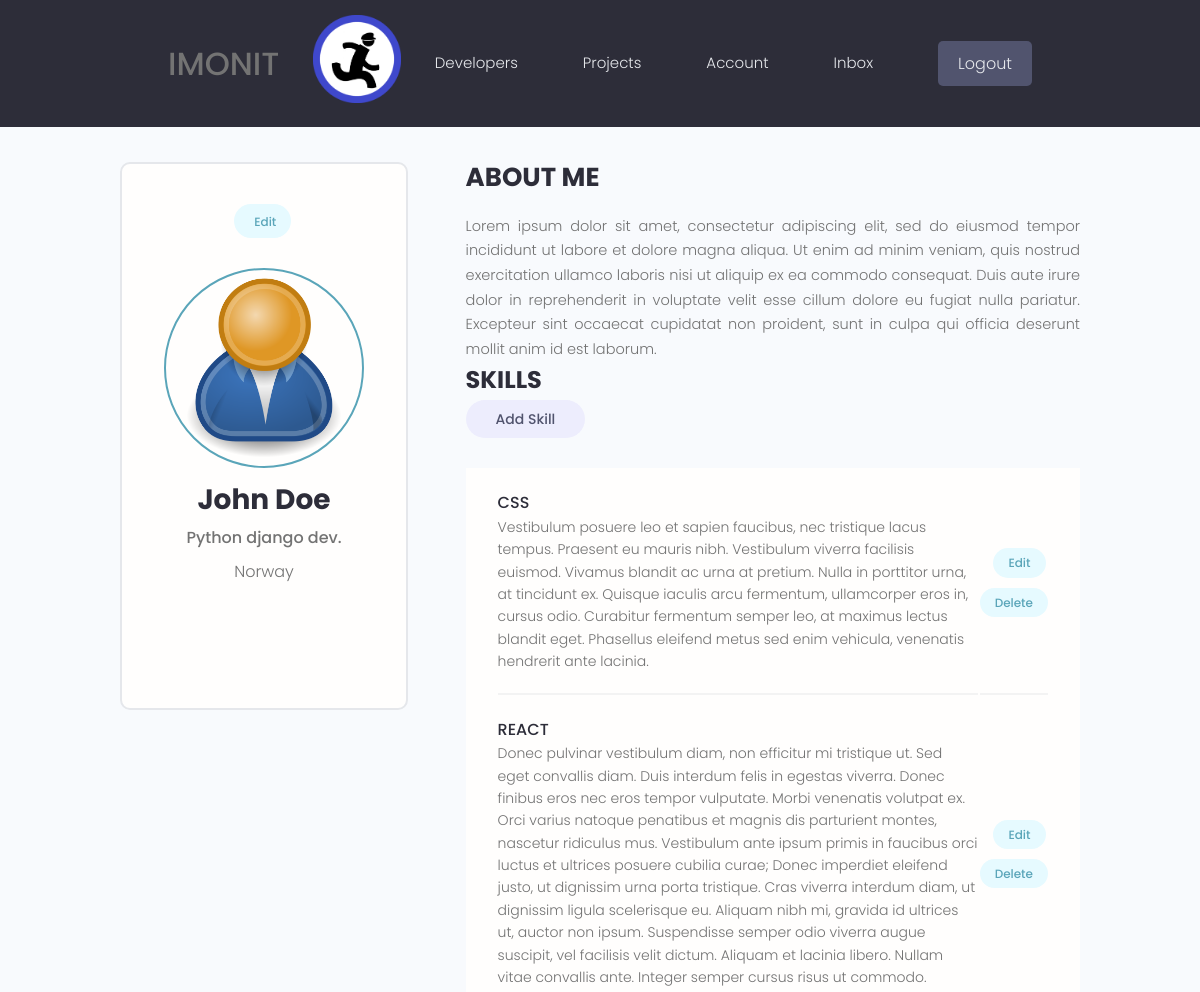
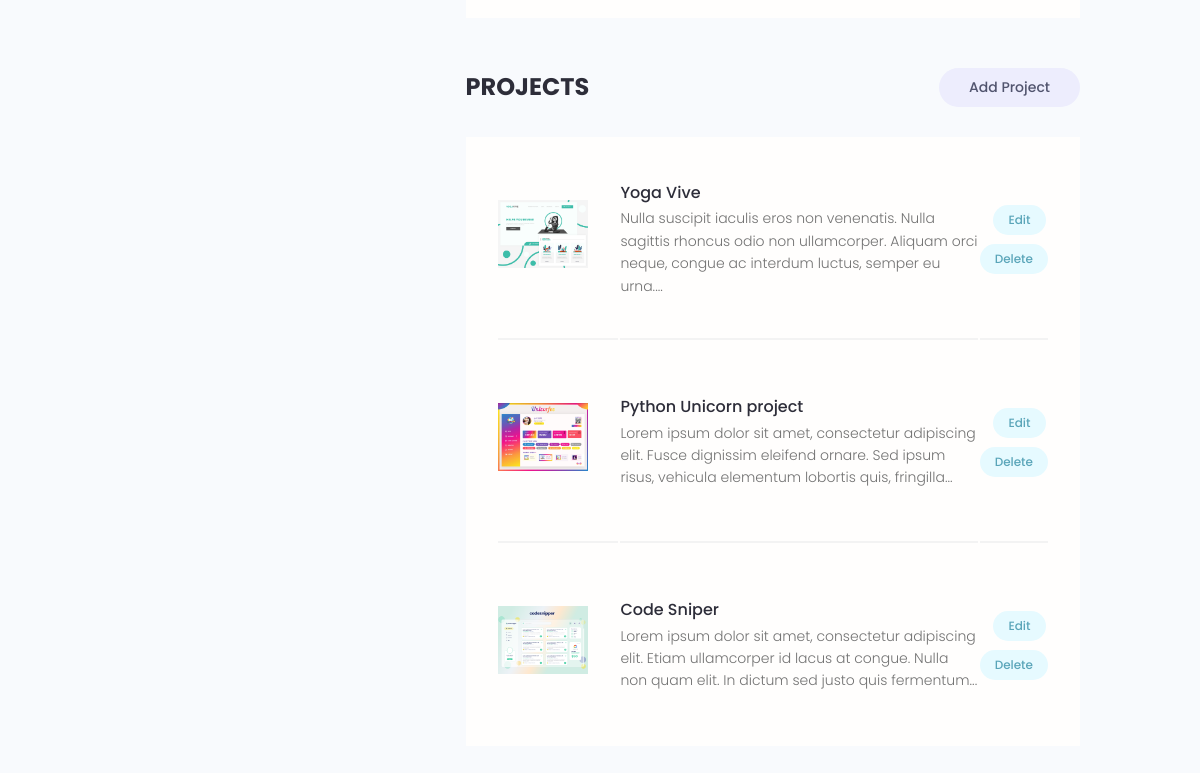
/account/ (signed in), run on the app's committed database (2 pictures, top to bottom).
### users/models.py (models this page shows, shortened)
class Profile(models.Model):
    user = models.OneToOneField(User, on_delete=models.CASCADE, null=True, blank=True)
    name = models.CharField(max_length=200, null=True, blank=True)
    username = models.CharField(max_length=200, null=True, blank=True)
    email = models.EmailField(max_length=500, blank=True, null=True)
    phone = models.CharField(max_length=15, null=True, blank=True)
    location = models.CharField(max_length=200, null=True, blank=True)
    short_intro = models.CharField(max_length=200, blank=True, null=True)
    bio = models.TextField(max_length=2000, blank=True, null=True)
    profile_image = models.ImageField(null=True, blank=True, upload_to='profiles/', default='profiles/user-default.png')
    social_github = models.CharField(max_length=200, null=True, blank=True)
    social_linkedin = models.CharField(max_length=200, null=True, blank=True)
    social_twitter = models.CharField(max_length=200, null=True, blank=True)
    social_youtube = models.CharField(max_length=200, null=True, blank=True)
    social_stackoverflow = models.CharField(max_length=200, null=True, blank=True)
    social_website = models.CharField(max_length=200, null=True, blank=True)
    created = models.DateTimeField(auto_now_add=True)
    id = models.UUIDField(default=uuid.uuid4, unique=True, primary_key=True, editable=False)
    class Meta:
        ordering= ['created']
    @property
    def imageURL(self):
        try:
            url =self.profile_image.url
        except Exception :
            url = "/static/images/profiles/user-default.png"
        except:
            url = "/staticfiles/images/profiles/user-default.png"
        return url

class Skill(models.Model):
    owner = models.ForeignKey(Profile, on_delete=models.CASCADE, null=True,blank=True)
    name = models.CharField(max_length=200, null=True, blank=True)
    description = models.TextField(null=True, blank=True)
    created = models.DateTimeField(auto_now_add=True)
    id = models.UUIDField(default=uuid.uuid4, unique=True, primary_key=True, editable=False)

### projects/models.py (models this page shows, shortened)
class Project(models.Model):
    owner = models.ForeignKey(Profile, null=True,blank=True, on_delete=models.CASCADE)
    title = models.CharField(max_length=200)
    description = models.TextField(null=True, blank=True)
    featured_image = models.ImageField(null=True, blank=True, default="default.jpg")
    demo_link = models.CharField(max_length=2000, blank=True, null=True)
    source_link = models.CharField(max_length=2000, blank=True, null=True)
    tags = models.ManyToManyField('Tag',blank=True)
    vote_total = models.IntegerField(default=0, null=True, blank=True)
    vote_ratio = models.IntegerField(default=0, null=True, blank=True)
    created = models.DateTimeField(auto_now_add=True)
    id = models.UUIDField(default=uuid.uuid4, unique=True, primary_key=True, editable=False)
    class Meta:
        ordering = ['-vote_ratio', '-vote_total', '-created']
    @property
    def imageURL(self):
        try:
            url =self.featured_image.url
            pathURL = "/staticfiles/images/default.jpg"
        except Exception :
            url = "/static/images/default.jpg"
        except:
            url = "/staticfiles/images/default.jpg"
        return url

### users/views.py (the view)
# urls.py: path('account/', views.userAccount, name='account'),
@login_required(login_url="login")
def userAccount(request):
    profile = request.user.profile
    skills = profile.skill_set.all()
    projects = profile.project_set.all()
    context = {'profile': profile, 'skills': skills, 'projects':projects}
    return render(request, 'users/account.html', context)

### users/templates/users/account.html (shortened to what this page needs)
{% extends 'main.html' %}
{% block content %}
<main class="settingsPage profile my-md">
  <div class="container">
    <div class="layout">
      <div class="column column--1of3">
        <div class="card text-center">
          <div class="card__body dev">
            <a class="tag tag--pill tag--main settings__btn" href="{% url 'edit-account' %}">
               Edit</a>
              <img class="avatar avatar--xl dev__avatar" src="{{ profile.imageURL }}" />
                <h2 class="dev__name">{{profile.name}}</h2>
                  <p class="dev__title">{{profile.short_intro}}</p>
                  <p class="dev__location">{{profile.location}}</p>
                  <ul class="dev__social">
                  </ul>
                </div>
              </div>
            </div>
            <div class="column column--2of3">
              <div class="devInfo">
                <h3 class="devInfo__title">About Me</h3>
                <p class="devInfo__about">
                  {{profile.bio}}
                <h3 class="settings__title">Skills</h3>
                <a class="tag tag--pill tag--sub settings__btn tag--lg" href="{% url 'create-skill' %}"> Add Skill</a>
              </div>
          <table class="settings__table">
            {% if skills %}
            {% for skill in skills %}
            <tr>
              <td class="settings__tableInfo">
                <h4>{{skill.name}}</h4>
                <p>
                  {{skill.description}}
                </p>
              </td>
              <td class="settings__tableActions">
                <a class="tag tag--pill tag--main settings__btn" href="{% url 'update-skill' skill.id %}"> Edit</a>
                <a class="tag tag--pill tag--main settings__btn" href="{% url 'delete-skill' skill.id %}?next=/account">
                  Delete</a>
                </td>
              </tr>
              {% endfor %}
              {% else %}
              <tr>
                  <h5>No skills added yet.</h5>
              </tr>
            {% endif %}
            </table>
              <div class="settings">
                <h3 class="settings__title">Projects</h3>
                <a class="tag tag--pill tag--sub settings__btn tag--lg" href="{% url 'create-project' %}"> Add Project</a>
              </div>
              <table class="settings__table">
                {% if projects %}
                {% for project in projects %}
                  <tr>
                  <td class="settings__thumbnail">
                    <a href="{% url 'project' project.id %}"><img src="{{project.imageURL}}" alt="Project Thumbnail" /></a>
                  </td>
                  <td class="settings__tableInfo">
                    <a href="{% url 'project' project.id %}">{{project.title}}</a>
                    <p>
                     {{project.description|slice:'150'}}...
                    </p>
                  </td>
                  <td class="settings__tableActions">
                    <a class="tag tag--pill tag--main settings__btn" href="{% url 'update-project' project.id %}"> Edit</a>
                    <a class="tag tag--pill tag--main settings__btn" href="{% url 'delete-project' project.id %}?next=/account">
                      Delete</a>
                    </td>
                  </tr>
                  {% endfor %}
                  {% else %}
                  <tr>
                    <h5>No projects added yet.</h5>
                  </tr>
                  {% endif %}
            </table>
        </div>
      </div>
    </div>
  </main>
{% endblock content %}

### static/styles/app.css (style rules this page uses)
:root { --color-sub: #2d2d39; }
.card { border: 2px solid var(--color-light); }
img { width: 100%; }
.profile .card > .dev { padding: 4rem; }
.dev__avatar { display: block; margin: auto; }
.dev__name { color: var(--color-sub); font-size: 2.8rem; font-weight: 700; margin-top: 1rem; margin-bottom: 0.5rem; }
.dev__title { font-size: 1.6rem; font-weight: 500; line-height: 1.3; }
.dev__location { margin-top: 1rem; }
.dev__social { margin: 3rem 0; list-style: none; display: flex; justify-content: center; gap: 1.5rem; }
.devInfo { margin-bottom: 3rem; }
.devInfo__title, .devInfo__subtitle { font-size: 2.6rem; color: var(--color-sub); text-transform: uppercase; font-weight: 700; margin-bottom: 1.5rem; }
.devInfo__about, .devSkill__info { font-size: 1.45rem; line-height: 1.7; text-align: justify; }
.settingsPage .dev > .settings__btn { display: inline-block; margin-bottom: 3rem; }
.settings { display: flex; justify-content: space-between; align-items: center; }
.settings__title { font-size: 2.4rem; text-transform: uppercase; font-weight: 700; color: var(--color-sub); }
.settings__table { margin-top: 3rem; margin-bottom: 5rem; padding: 0 3rem; background: var(--color-white); }
.settings__table tr { width: 100%; }
.settings__table tr > td { padding: 2rem 0; }
.settings__table tr:not(:last-child) td { border-bottom: 2px solid var(--color-white-light); }
.settings__thumbnail { width: 23%; min-width: 10rem; }
.settings__thumbnail img { padding-right: 3rem; height: 15rem; object-fit: contain; }
.settings__tableInfo { width: 100%; }
.settings__tableInfo h4, .settings__tableInfo a { padding-right: 1rem; width: auto; font-size: 1.6rem; font-weight: 500; color: var(--color-sub); }
.settings__tableInfo p { font-size: 1.4rem; }
.settings__tableActions { text-align: right; }

### static/uikit/styles/modules/_variables.css (style rules this page uses)
:root { --color-main: #5aa5b9; --color-main-light: #e6faff; --color-sub: #3f4156; --color-sub-light: #51546e; --color-sub-lighter: #ededfd; --color-text: #737373; --color-gray: #8b8b8b; --color-light: #e5e7eb; --color-light-gray: #767676; --color-bg: #f8fafd; --color-white: #fffefd; --color-white-light: #f3f3f3; --color-success: #359e64; --color-success-bg: #def8e8; --color-error: #fc4b0b; --color-error-bg: #fff2ee; --font-base: 'Poppins', arial, helvetica, 'Segoe UI', roboto, ubuntu, sans-serif; --font-monospace: 'Fira Code', 'Courier New', courier, monospace; --font-regular: 300; --font-medium: 500; --font-bold: 700; --generic-shadow: 1px 1px 5px #00000010; --generic-transition: all 0.3s ease-in-out; }

### static/uikit/styles/modules/_base.css (style rules this page uses)
* { margin: 0; padding: 0; box-sizing: border-box; text-rendering: optimizeLegibility; color: inherit; font-size: inherit; }
html { font-size: 50%; }
@media only screen and (min-width: 480px) { html { font-size: 56.25%; } }
@media only screen and (min-width: 1200px) { html { font-size: 62.5%; } }
body { line-height: 1.6; font-weight: 400; font-size: 1.5rem; color: var(--color-text); background-color: var(--color-bg); min-height: 100vh; }

### static/uikit/styles/modules/_typography.css (style rules this page uses)
* { font-family: var(--font-base); }
h2 { font-size: 3.6rem; font-weight: var(--font-bold); }
h3 { font-size: 3.2rem; font-weight: var(--font-medium); }
h4 { font-size: 2.8rem; font-weight: var(--font-medium); }
p, span, strong { font-size: 1.6rem; color: var(--color-text); font-weight: var(--font-regular); }
a { padding-bottom: 2px; text-decoration: none; display: inline-block; color: var(--color-main); font-weight: var(--font-medium); }

### static/uikit/styles/modules/_utilities.css (style rules this page uses)
.container { width: 92%; max-width: 165rem; margin: 0 auto; box-sizing: border-box; }
@media screen and (min-width: 1000px) { .container { width: 90%; } }
@media screen and (min-width: 1200px) { .container { width: 80%; } }
.text-center { text-align: center; }
.my-md { margin: 3rem auto; }

### static/uikit/styles/modules/_avatar.css (style rules this page uses)
.avatar { border-radius: 50%; border: 2px solid var(--color-main); object-fit: cover; }
.avatar--xl { height: 20rem; width: 20rem; }

### static/uikit/styles/modules/_card.css (style rules this page uses)
.card { border-radius: 1rem; background-color: var(--color-white); border: 1.5px solid var(--color-light); width: auto; height: auto; margin-top: 0.5rem; margin-bottom: 0.5rem; overflow: hidden; }
.card__body, .card__header { padding: 2rem 2.5rem; }

### static/uikit/styles/modules/_layout.css (style rules this page uses)
.layout { display: flex; flex-flow: row wrap; justify-content: space-between; }
.layout > .column { margin-bottom: 3rem; }
.layout > .column.column--1of3 { flex-basis: 30%; }
.layout > .column.column--2of3 { flex-basis: 64%; }

### data on the page
Profile: imageURL (placeholder picture), name "John Doe", short_intro "Python django dev.", location "Norway", bio "Lorem ipsum dolor sit amet, consectetur adipiscing elit, sed do eiusmod tempor incididunt ut labore et dolore magna aliqua. Ut enim ad minim veniam, quis nostrud exercitation ullamco laboris nisi ut aliquip ex ea commodo consequat. Duis aute irure dolor in reprehenderit in voluptate velit esse cillum dolore eu fugiat nulla pariatur. Excepteur sint occaecat cupidatat non proident, sunt in culpa qui officia deserunt mollit anim id est laborum."
Skill: name "CSS", description "Vestibulum posuere leo et sapien faucibus, nec tristique lacus tempus. Praesent eu mauris nibh. Vestibulum viverra facilisis euismod. Vivamus blandit ac urna at pretium. Nulla in porttitor urna, at tincidunt ex. Quisque iaculis arcu fermentum, ullamcorper eros in, cursus odio. Curabitur fermentum semper leo, at maximus lectus blandit eget. Phasellus eleifend metus sed enim vehicula, venenatis hendrerit ante lacinia."
Skill: name "REACT", description "Donec pulvinar vestibulum diam, non efficitur mi tristique ut. Sed eget convallis diam. Duis interdum felis in egestas viverra. Donec finibus eros nec eros tempor vulputate. Morbi venenatis volutpat ex. Orci varius natoque penatibus et magnis dis parturient montes, nascetur ridiculus mus. Vestibulum ante ipsum primis in faucibus orci luctus et ultrices posuere cubilia curae; Donec imperdiet eleifend justo, ut dignissim urna porta tristique. Cras viverra interdum diam, ut dignissim ligula scelerisque eu. Aliquam nibh mi, gravida id ultrices ut, auctor non ipsum. Suspendisse semper odio viverra augue suscipit, vel facilisis velit dictum. Aliquam et lacinia libero. Nullam vitae convallis ante.…"
Project: imageURL (picture), title "Yoga Vive", description "Nulla suscipit iaculis eros non venenatis. Nulla sagittis rhoncus odio non ullamcorper. Aliquam orci neque, congue ac interdum luctus, semper eu urna."
Project: imageURL (picture), title "Python Unicorn project", description "Lorem ipsum dolor sit amet, consectetur adipiscing elit. Fusce dignissim eleifend ornare. Sed ipsum risus, vehicula elementum lobortis quis, fringilla"
Project: imageURL (picture), title "Code Sniper", description "Lorem ipsum dolor sit amet, consectetur adipiscing elit. Etiam ullamcorper id lacus at congue. Nulla non quam elit. In dictum sed justo quis fermentum"
